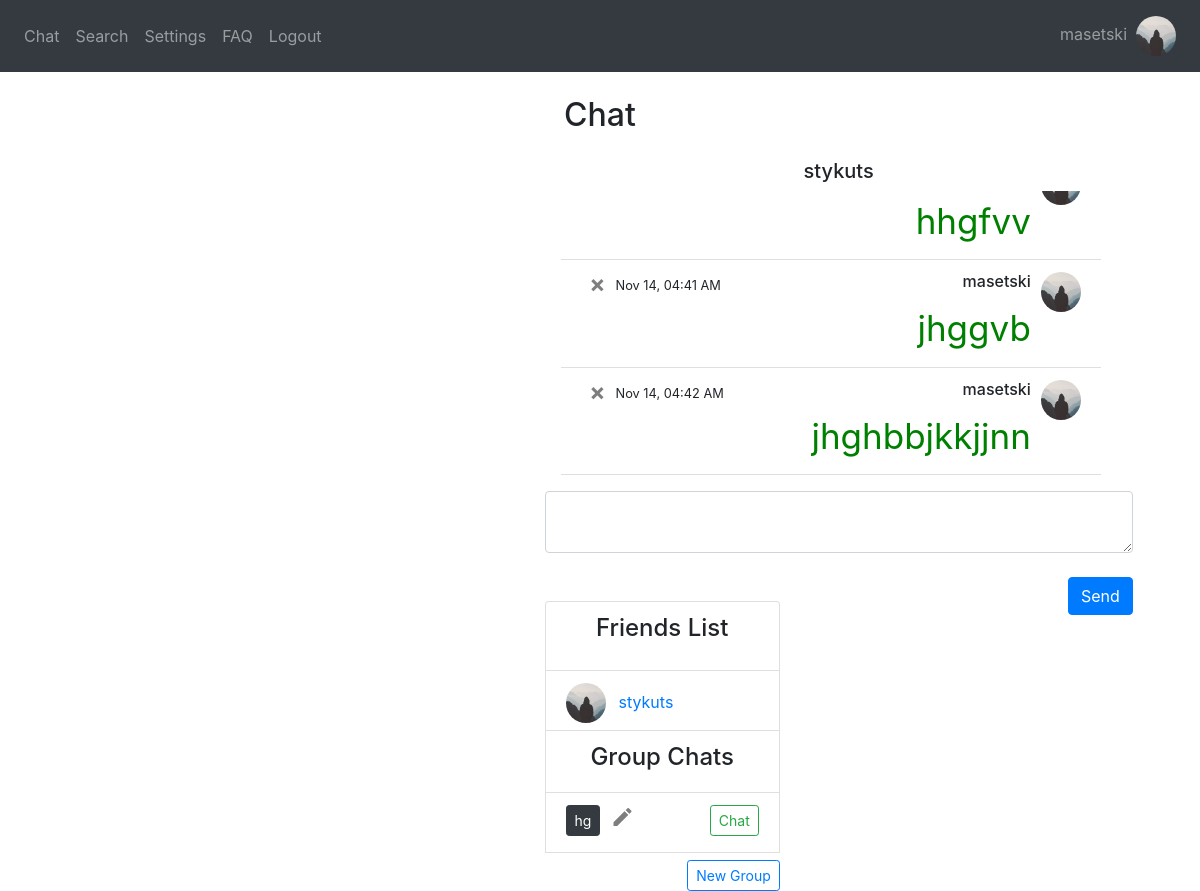
Page /chat/stykuts (signed in) on the committed database.
### website/models.py (models this page shows)
class User(db.Model, UserMixin):
    username = db.Column(db.String(150), unique=True)
    password = db.Column(db.String(150))
    answer = db.Column(db.String(150)) # security word
    question = db.Column(db.String(150)) # security question
    first_name = db.Column(db.String(150))
    text_color = db.Column(db.String(20)) # message text color
    text_size = db.Column(db.String(20)) # message text size
    background = db.Column(db.String(20)) # background color
    status = db.Column(db.String(150))
    messages = db.relationship('Message')
    friends_list = db.relationship('Friend')
    id = db.Column(db.Integer, primary_key=True)
    name = db.Column(db.String(20))
    groups = db.relationship('Group', secondary=user_groups, backref=db.backref('members', lazy='dynamic'))
    image_file = db.Column(db.String(20), nullable=False, default='default.jpg')

class Message(db.Model):
    id = db.Column(db.Integer, primary_key=True)
    data = db.Column(db.String(10000))
    date = db.Column(db.DateTime(timezone=True), default=func.now(tz=pytz.timezone('US/Eastern')))
    user_id = db.Column(db.Integer, db.ForeignKey('user.id')) #one-to-many relationship
    recipient_id = db.Column(db.Integer)
    group_id = db.Column(db.Integer)

class Friend(db.Model):
    id = db.Column(db.Integer, primary_key=True)
    user_id = db.Column(db.Integer, db.ForeignKey('user.id')) #one-to-many relationship
    friend_id = db.Column(db.Integer)
    friend_name = db.Column(db.String(10000))

class Group(db.Model):
    group_id = db.Column(db.Integer, primary_key=True)
    group_name = db.Column(db.String(20))

### website/views.py (the view, shortened to what this page needs)
@views.route('/chat/<string:recipient>', methods=['GET', 'POST'])
@login_required
def chat_with(recipient):
    recipient = User.query.filter(User.username == recipient).first_or_404()
    user_db = User.query.all()
    return render_template("chat.html", User=User, user=current_user, username=current_user.username, user_db=user_db, Message = Message, recipient=recipient, desc=desc, redirect=redirect, message1=None, datetime=datetime)

### website/__init__.py (called while the page is built)
def create_app():
    app = Flask(__name__)
    app.config['SECRET_KEY'] = 'wadkjwlajda'
    app.config['SQLALCHEMY_DATABASE_URI'] = f'sqlite:///{DB_NAME}'
    db.init_app(app)
    from .views import views
    from .auth import auth
    from .group_views import group_views
    app.register_blueprint(views, url_prefix='/')
    app.register_blueprint(auth, url_prefix='/')
    app.register_blueprint(group_views, url_prefix='/')
    from .models import User, Message
    create_database(app)
    login_manager = LoginManager()
    login_manager.login_view = 'auth.login'
    login_manager.init_app(app)
    @login_manager.user_loader
    def load_user(id):
        return User.query.get(int(id))
    return app

### website/templates/chat.html (shortened to what this page needs)
{% extends "base.html" %} {% block title %}Chat{% endblock %} {% block content
    %}
    <h2 align="center">Chat</h2>
{% if recipient %}
<div style="float: right; width: 55%; padding-right: 2%; padding-top: 1.5%; background-color: {{user.background}}">
    <ul class="list-group list-group-flush" id="messages">
        <h5 align="center">{{recipient.username}}</h5>
            <div class="overflow-auto p-3 mb-3 mb-md-0 mr-md-3 bg-light;" style="max-height: 300px; display: flex; flex-direction: column-reverse;">
            {% for message in Message.query.order_by(desc(Message.id)).all() %}
            {% if message.user_id == user.id and message.recipient_id == recipient.id %}
                <li class="list-group-item">
                    <div style="height:30px">
                        <div style="float: right; padding-left: 10px"><img id="cornerpic" style="width:40px" class="rounded-circle account-img" src="{{ url_for('static', filename='profile_pics/' + current_user.image_file) }}"></div>
                        <div style="float: right"><h6>{{username}}</h6></div>
                        <div style="float: left; width: 5%"><a class="close" id="chat" href="/delete-message/{{message.id}}/{{recipient.username}}"><span aria-hidden="true">&times;</span></a></div>
                    {% if (message.date - datetime.datetime.now()).days < 0 %}
                    <div style="float:left; padding-left: 10px"><small>{{(message.date - datetime.timedelta(hours=5)).strftime('%b %d, %I:%M %p')}}</small></div>
                    {% elif (message.date - datetime.datetime.now()).days == -1 %}
                        <div style="float:left; padding-left: 10px"><small>{{(message.date - datetime.timedelta(hours=5)).strftime('Yesterday, %I:%M %p')}}</small></div>
                    {% else %}
                        <div style="float:left; padding-left: 10px"><small>{{(message.date - datetime.timedelta(hours=5)).strftime('%I:%M %p')}}</small></div>
                    {% endif %}
                </div>
                <div style="overflow-wrap: break-word; color: {{user.text_color}}; font-size: {{user.text_size}}" align="right">{{message.data}}</div>
                </li>
            {% endif %}
        {% endfor %}
        </div>
    </ul>
    <form method="POST">
        <textarea name="message" id="message" class="form-control"></textarea>
        <br />
        <div style="float: right">
        <div align="right">
            <button type="submit" class="btn btn-primary" onclick="document.getElementById('sound_send').play();" >Send</button>
        </div>
    </form>
</div>
{% endif %}
    <br />
<div style="float: left; width: 40%; padding-left: 0%">
    <li style="height: 70px" class="list-group-item"><h4 align="center">Friends List</h4></li>
    {% if user.friends_list %}
        {% for friend in user.friends_list %}
            <li style="height: 60px" class="list-group-item">
                <div style="float: left"><a href="/profile/{{User.query.filter(User.id == friend.friend_id).first_or_404().username}}"><img id='cornerpic' style="width:40px" class="rounded-circle account-img" src="{{ url_for('static', filename='profile_pics/' + User.query.filter(User.id == friend.friend_id).first_or_404().image_file) }}"></a></div>
                <div style="float: left"><a class="btn btn-link" id="chat" href="/profile/{{User.query.filter(User.id == friend.friend_id).first_or_404().username}}">{{User.query.filter(User.id == friend.friend_id).first_or_404().username}}</a></div>
            </li>
        {% endfor %}
    {% endif %}
    {% if user.groups %}
    <li class="list-group-item"><h4 align="center">Group Chats</h4></li>
        {% for specific_group in user.groups %}
            <li style="height: 60px" class="list-group-item">
                <div style="float: left; padding-right: 10px"><a class="btn btn-dark btn-sm" id="chat" href="/group-chat/{{specific_group.group_id}}">{{specific_group.group_name}}</a></div>
                <div style="float: left"><a class="close" id="chat" href="/change-group-name/{{specific_group.group_id}}"><span aria-hidden="true"><i class="material-icons">mode_edit</i></span></a></div>
                <div align="right"><a class="btn btn-outline-success btn-sm" id="chat" href="/group-chat/{{specific_group.group_id}}">Chat</a></div>
            </li>
        {% endfor %}
    {% endif %}
    <div style="float: right; padding-top: 3%"><a class="btn btn-outline-primary btn-sm" id="create-group" href="/create-group">New Group</a></div>
</div>
{% endblock %}

### website/templates/base.html (shortened to what this page needs)
<!DOCTYPE html>
<html>
  <head>
    <link
      rel="stylesheet"
      href="https://stackpath.bootstrapcdn.com/bootstrap/4.4.1/css/bootstrap.min.css"
    />
    <link
      rel="stylesheet"
      href="https://stackpath.bootstrapcdn.com/font-awesome/4.7.0/css/font-awesome.min.css"
    />
  </head>
  <body>
    <nav class="navbar navbar-expand-lg navbar-dark bg-dark">
      <div class="collapse navbar-collapse" id="navbar">
        <div class="navbar-nav">
          {% if current_user.is_authenticated %}
            <a class="nav-item nav-link" id="chat" href="/">Chat</a>
            <a class="nav-item nav-link" id="search" href="/search">Search</a>
            <a class="nav-item nav-link" id="settings" href="/settings">Settings</a>
            <a class="nav-item nav-link" id="faq" href="/faq">FAQ</a>
            <a class="nav-item nav-link" id="logout" href="/logout">Logout</a>
          {% else %}
            <a class="nav-item nav-link" id="login" href="/login">Log In</a>
            <a class="nav-item nav-link" id="signUp" href="/sign-up">Sign Up</a>
            <a class="nav-item nav-link" id="faq" href="/faq">FAQ</a>
          {% endif %}
        </div>
      </div>
        <div class="navbar-nav">
          {% if current_user.is_authenticated %}
          <a class="nav-item nav-link" id="chat" href="/profile">{{current_user.username}}&nbsp;&nbsp;<img id="cornerpic" style="width: 40px;" class="rounded-circle account-img" src="{{ url_for('static', filename='profile_pics/' + current_user.image_file) }}"></a>
          {% endif %}
        </div>
    </nav>
    <br />
    <div class="container">{% block content %} {% endblock %}</div>
  </body>
</html>

### website/templates/base.html (style rules this page uses)
#cornerpic { object-fit: cover; width:40px; height:40px; }

### rows in the picture
User: username "masetski", image_file (placeholder picture)
User: username "stykuts", query.filter "stykuts"
Message: image_file (placeholder picture), date "Nov 14, 04:42 AM", data "jhghbbjkkjjnn"
Message: image_file (placeholder picture), date "Nov 14, 04:41 AM", data "jhggvb"
Message: image_file (placeholder picture), data "hhgfvv"
Friend: image_file (placeholder picture)
Group: group_name "hg"
